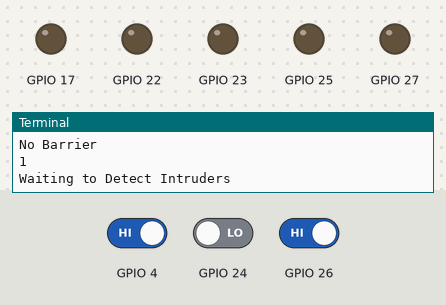
This program was run on a simulated Raspberry Pi (BCM pin numbers). On the bench: output pins drawn as LEDs (lit = HIGH), the last lines printed to the terminal. Dashed ring = blinking. Inputs (shaded band) come from the test bench; at power-on: GPIO 24 LOW, GPIO 4 HIGH, GPIO 26 HIGH. Camera commands give no picture and take their timeout (5 s if none is given; 1 s for webcam tools).

Above: at 1.2 s.
1.3 s: GPIO 24 driven HIGH
At 2.8 s:
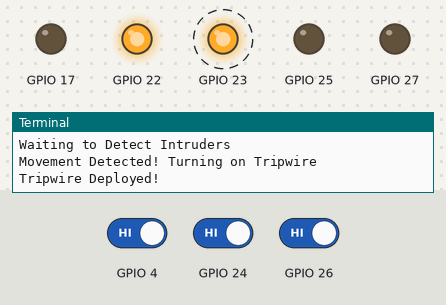
5.5 s: GPIO 4 driven LOW
At 8.1 s:
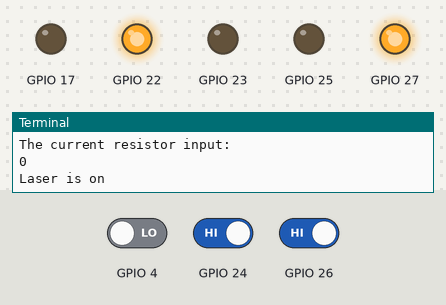
8.5 s: GPIO 4 driven HIGH
12.7 s: GPIO 4 driven LOW
16.9 s: GPIO 4 driven HIGH and GPIO 24 driven LOW and GPIO 26 driven LOW
At 20.7 s:
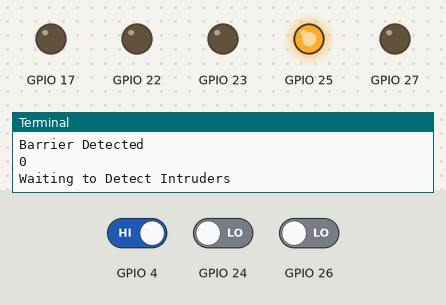
21.0 s: GPIO 24 driven HIGH
At 22.3 s:
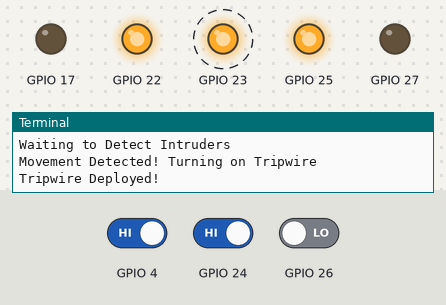
Timing chart, 0 to 26.2 s (numbered marks = the images above; inputs shaded):
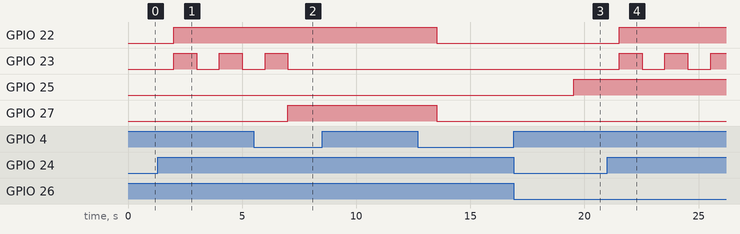

The program:

LedTripwireObstacleSound.py
```python
import RPi.GPIO as GPIO
from time import gmtime, strftime
import time
import os
import argparse

#photosensor
GPIO.setmode(GPIO.BCM)
GPIO.setup(4,GPIO.IN)

#laser
GPIO.setup(22,GPIO.OUT)
GPIO.output(22, GPIO.LOW)

#Red Led
GPIO.setup(23, GPIO.OUT)
GPIO.output(23,GPIO.LOW)

#Yellow Led
GPIO.setup(25, GPIO.OUT)
GPIO.output(25,GPIO.LOW)

#Green Led
GPIO.setup(17, GPIO.OUT)
GPIO.output(17,GPIO.LOW)

#Blue Led
GPIO.setup(27, GPIO.OUT)
GPIO.output(27,GPIO.LOW)

#Motion Sensor
GPIO.setup(24, GPIO.IN)
#Obstacle sensor
GPIO.setup(26, GPIO.IN, pull_up_down=GPIO.PUD_UP)

def test():
    try:
        while True:
            time.sleep(1)
            if GPIO.input(24) == 1:
                print("Movement Detected! Turning on Tripwire")
                GPIO.output(22,GPIO.HIGH) #Laser
                print("Tripwire Deployed!")
                GPIO.output(23,GPIO.HIGH)
                time.sleep(1)
                GPIO.output(23,GPIO.LOW)
                print(GPIO.input(4))
                while GPIO.input(4) == 0:
                    GPIO.output(27,GPIO.HIGH) #Blue Led
                    print("Laser is on")
                    time.sleep(.3)
                    print("The current resistor input: ")
                    print(GPIO.input(4))
                    if GPIO.input(4) == 1:
                        print(GPIO.input(4))
                        print("Tripwire has been activated! Taking photo!")
                        os.system("raspistill -o picture.png")
                        GPIO.output(27,GPIO.LOW)
                        GPIO.output(22,GPIO.LOW)
                        time.sleep(5)
            elif GPIO.input(26) == 0:
                print('Barrier Detected')
                print(GPIO.input(26))  # led on
                GPIO.output(25,GPIO.HIGH)
            elif GPIO.input(26) == 1:
                print('No Barrier')
                print(GPIO.input(26)) # led off
                GPIO.output(25,GPIO.LOW)
            else:
                print("No movement found and laser is not set")
                print("Current photo sensor input: ")
                print(GPIO.input(4))

            print("Waiting to Detect Intruders")


    except KeyboardInterrupt:
        print("--------Session Ended--------")
        print(strftime("%Y-%m-%d %H:%M:%S", gmtime()))
        GPIO.cleanup()
while True:
    if GPIO.input(4) == 0:
        print("Waiting to trigger wire")
    else:
        test()
```

Measured:
- after the input at 1.3 s, GPIO 22: LOW → HIGH after 0.70 s; GPIO 23: alternates HIGH for 1.0 s and LOW for 1.0 s, starting after 0.70 s
- after the input at 5.5 s, GPIO 23: goes on until 7.0 s, then stays LOW; GPIO 27: LOW → HIGH after 1.5 s
- after the input at 16.9 s, GPIO 25: LOW → HIGH after 2.6 s; GPIO 27: stays LOW (without the input it goes to HIGH after 1.6 s)
- after the input at 21.0 s, GPIO 22: LOW → HIGH after 0.53 s; GPIO 23: alternates HIGH for 1.0 s and LOW for 1.0 s, starting after 0.53 s
